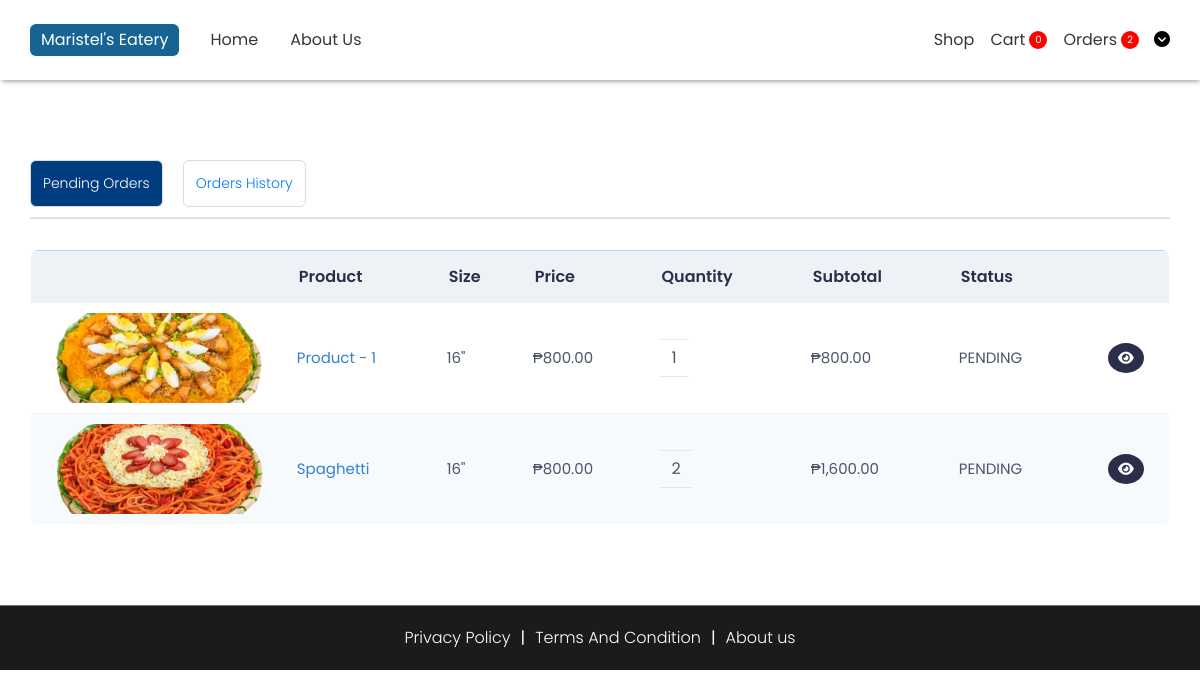
The page /components/ProcessOrders.php (signed in) on the database as committed earlier.
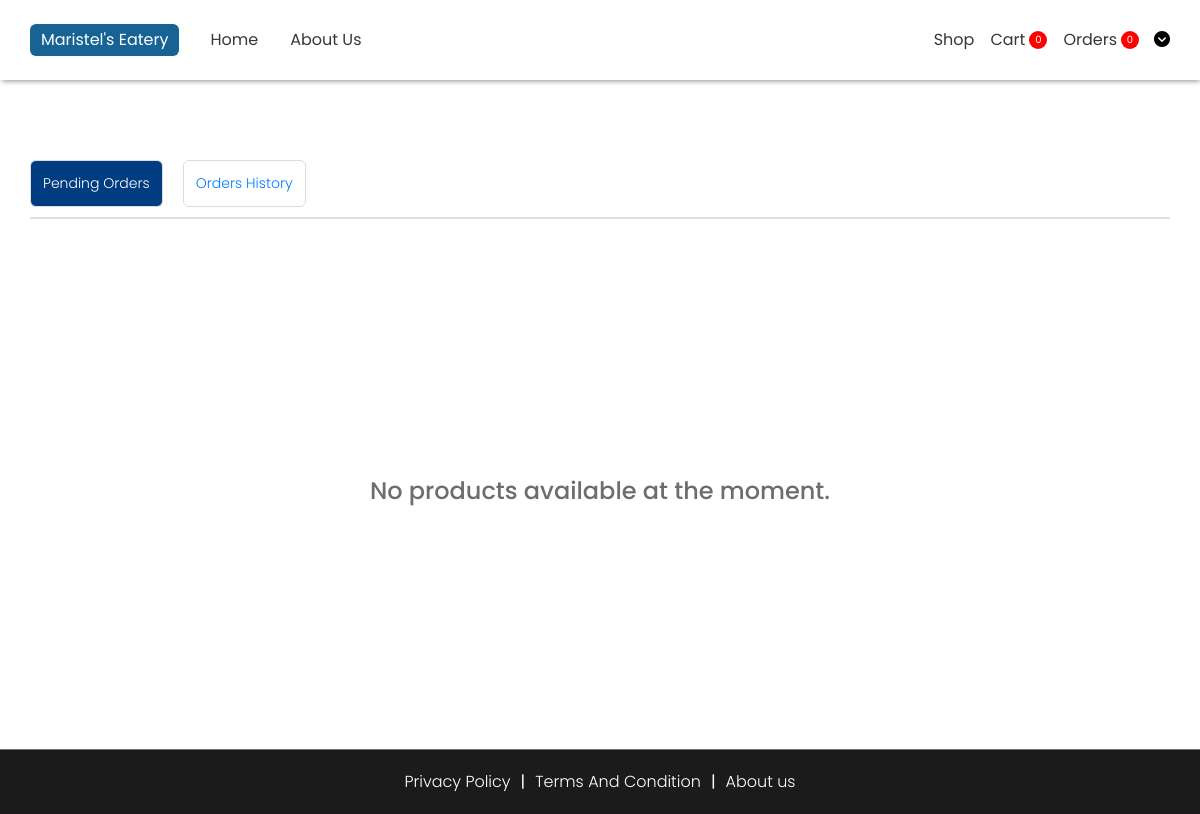
The same page on the database as committed later.
### tables this page shows
CREATE TABLE `tbl_cart` (
  `item_id` int(11) NOT NULL,
  `prod_id` int(11) NOT NULL,
  `prod_qnty` int(11) NOT NULL,
  `prod_size` varchar(50) NOT NULL,
  `order_date` date DEFAULT NULL,
  `claim_date` date DEFAULT NULL,
  `status_id` int(11) NOT NULL DEFAULT 1,
  `order_remarks` varchar(255) DEFAULT 'No remarks',
  `cancel_remarks` varchar(255) DEFAULT 'No remarks',
  `account_id` int(11) NOT NULL
);

CREATE TABLE `tbl_products` (
  `prod_id` int(11) NOT NULL,
  `prod_name` varchar(255) NOT NULL,
  `prod_price_small` int(11) NOT NULL,
  `prod_price_medium` int(11) NOT NULL,
  `prod_price_large` int(11) NOT NULL,
  `prod_description` varchar(255) NOT NULL DEFAULT 'No description yet',
  `prod_type` int(11) NOT NULL,
  `prod_img` varchar(255) NOT NULL
);

### components/ProcessOrders.php (the view, shortened to what the changed rows need)
<?php
require_once("../backend/config/config.php");
?>
<!DOCTYPE html>
<html lang="en">
<head>
    <link rel="stylesheet" href="../styles/general.css">
    <link rel="stylesheet" href="../styles/footer.css">
    <link rel="stylesheet" href="../styles/navbar.css">
    <link rel="stylesheet" href="../styles/cart.css">
    <link rel="stylesheet" href="https://cdn.jsdelivr.net/npm/bootstrap@4.0.0/dist/css/bootstrap.min.css">
    <link rel="stylesheet" href="https://cdnjs.cloudflare.com/ajax/libs/font-awesome/6.5.2/css/all.min.css">
</head>
<body>
    <?php include "./navbar.php"; ?>
    <?php
        $current_user = $_SESSION['user_id'];
    ?>
    <?php
    $query = "SELECT tc.*, tp.*, ts.status_name, tpt.prod_type_name
    FROM tbl_cart tc
    JOIN tbl_products tp ON tc.prod_id = tp.prod_id
    JOIN tbl_status ts ON tc.status_id = ts.status_id
    JOIN tbl_product_type tpt ON tp.prod_type = tpt.prod_type_id
    WHERE tc.account_id = ? AND tc.status_id IN (3, 4)";
    $stmt = $conn->prepare($query);
    $stmt->bind_param("i", $current_user);
    $stmt->execute();
    $result = $stmt->get_result();
    if ($result->num_rows > 0) {
        $order_price = 0;
    ?>
    <main>
        <div class="center">
            <div class="div" id="grid-process">
                <div class="left-con">
                    <div class="cart-con">
                        <table class="styled-table">
                            <thead>
                                <tr>
                                    <th></th>
                                    <th>Product</th>
                                    <th>Size</th>
                                    <th>Price</th>
                                    <th>Quantity</th>
                                    <th>Subtotal</th>
                                    <th>Status</th>
                                    <th></th>
                                </tr>
                            </thead>
                            <tbody>
                                <?php
                                while ($data = $result->fetch_assoc()) {
                                    $prod_size = array(
                                        "small" => "12",
                                        "medium" => "14",
                                        "large" => "16"
                                    );
                                    if($data["prod_size"] == "small"){
                                        $subtotal = $data["prod_price_small"] * $data["prod_qnty"];
                                        $order_price = $data["prod_price_small"];
                                    } else if($data["prod_size"] == "medium"){
                                        $subtotal = $data["prod_price_medium"] * $data["prod_qnty"];
                                        $order_price = $data["prod_price_medium"];
                                    } else {
                                        $subtotal = $data["prod_price_large"] * $data["prod_qnty"];
                                        $order_price = $data["prod_price_large"];
                                    }
                                ?>
                                <tr>
                                    <td>
                                        <div class="img-con">
                                        <img src="../assets/products/<?php echo $data["prod_img"]; ?>" alt="">
                                        </div>
                                    </td>
                                    <td><?php echo $data["prod_name"]; ?></td>
                                    <td><?php echo $prod_size[$data["prod_size"]]; ?>"</td>
                                    <td>₱<?php echo number_format($order_price, 2); ?></td>
                                    <td>
                                        <div class="qnty-td">
                                            <div class="qnty-js"><?php echo $data["prod_qnty"]; ?></div>
                                        </div>
                                    </td>
                                    <td class="total-price-js">₱<span class="subtotal-js"><?php echo number_format($subtotal, 2); ?></span></td>
                                    <td><?php echo $data["status_name"] == "PROCESS" ? "PENDING" : $data["status_name"]; ?></td>
                                    <?php
                                    if ($data["status_id"] == 3) {
                                    ?>
                                    <td>
                                        <span class="view-driver" data-toggle="modal" data-target="#exampleModal<?php echo $data["item_id"] ?>" data-whatever="@mdo">
                                            <i class="fa-solid fa-eye"></i>
                                        </span>
                                    </td>
                                    <?php } ?>
                                </tr>
                                <?php } ?>
                            </tbody>
                        </table>
                    </div>
                </div>
            </div>
        </div>
    </main>
    <?php
    } else {
    ?>
        <div class="no-products-message">
            <p>No products available at the moment.</p>
        </div>
    <?php } ?>
</body>
</html>

### components/navbar.php (shortened to what the changed rows need)
<?php require_once("../backend/config/config.php") ?>
<nav>
      <div class="right">
          <?php if(!empty($_SESSION["user_id"])){
                $query = "SELECT COUNT(*) AS cartCount FROM tbl_cart WHERE status_id = 1 and account_id = ?;";
                $stmt = $conn->prepare($query);
                $stmt->bind_param("i", $_SESSION["user_id"]);
                $stmt->execute();
                $result = $stmt->get_result();
            ?>
            <?php }else{
                echo '<a href="./login.php"><div class="prod">Cart</div></a>';
            } ?>
          <?php if(!empty($_SESSION["user_id"])){
                $query = "SELECT COUNT(*) AS CountItems FROM tbl_cart WHERE status_id IN (3, 4) and account_id = ?;";
                $stmt = $conn->prepare($query);
                $stmt->bind_param("i", $_SESSION["user_id"]);
                $stmt->execute();
                $result = $stmt->get_result();
                $data = $result->fetch_assoc();
            ?>
            <a href="./ProcessOrders.php">
                <div class="count-div">
                    Orders
                    <div class="count">
                        <?php echo $data["CountItems"]; ?>
                    </div>
                </div>
            </a>
            <?php } ?>
      </div>
    </nav>

Rows that differ between the two databases and show on the page:
no longer on this page (row edited): tbl_cart: prod.prod_img (picture), prod.prod_name "Product - 1", prod_size "16", prod.prod_price_large "800.00", prod_qnty "1", subtotal "800.00"
no longer on this page (row edited): tbl_cart: prod.prod_img (picture), prod.prod_name "Spaghetti", prod_size "16", prod.prod_price_large "800.00", prod_qnty "2", subtotal "1,600.00"
Other text that changed with them:
$data["CountItems"]: "2" → "0"
text no longer shown: "Product Size Price Quantity Subtotal Status"
text now shown: "No products available at the moment."
